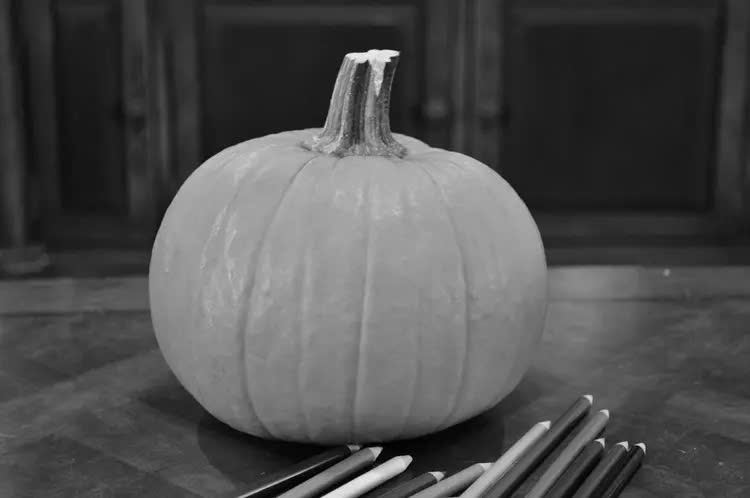
#> input picture img/pumpkin.png, 750 x 498 px, found by its file name
$ jupyter execute Anhsauloc.ipynb
#> lines starting #> are read from the running program, lines starting #| are printed output that depends on the picture
# ảnh sau lọc

[cell 1]
# butterworth_highpass_duahau.py
# loc thong cao Butterworth cho anh duahau.png va chi hien thi anh sau khi loc

import numpy as np
import matplotlib.pyplot as plt
from PIL import Image

# === a doc anh goc (grayscale) ===
img = Image.open("C:\ImageProcessing\Doan-xulyanh\img\pumpkin.png").convert("L")
f = np.array(img, dtype=np.float64)
P, Q = f.shape
#> P = 498; Q = 750

# === b tao bo loc thong cao Butterworth ===
D0 = 30       # tan so cat
n = 2         # cap cua bo loc

# tao luoi toa do
u = np.arange(P)
#> u = 498 values from 0 to 497
v = np.arange(Q)
#> v = 750 values from 0 to 749
U, V = np.meshgrid(u, v, indexing='ij')

# khoang cach D(u,v) den tam
D = np.sqrt((U - P/2)**2 + (V - Q/2)**2)

# ham loc thong cao Butterworth
H = 1 / (1 + (D0 / (D + 1e-5))**(2 * n))  # cong 1e-5 de tranh chia 0

# === c bien doi Fourier anh goc ===
F = np.fft.fft2(f)
F_shift = np.fft.fftshift(F)

# === d nhan pho anh voi bo loc ===
G_shift = F_shift * H

# === e bien doi nguoc Fourier ===
G = np.fft.ifftshift(G_shift)
g = np.fft.ifft2(G)
g_real = np.real(g)
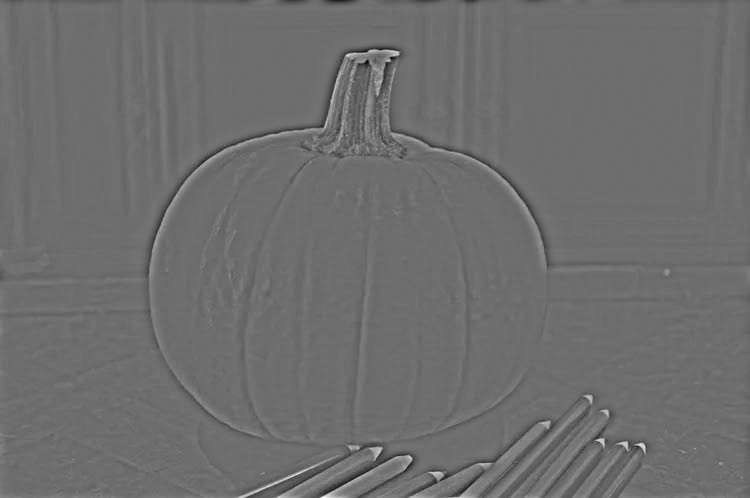
#> g_real: shape (498, 750) float64; min -117.3, max 154.5, mean 0; drawn with min black and max white

# === f chuan hoa ve 0–255 ===
g_min, g_max = g_real.min(), g_real.max()
#> g_min = -117.3; g_max = 154.5
g_norm = (g_real - g_min) / (g_max - g_min) * 255
g_uint8 = np.clip(g_norm, 0, 255).astype(np.uint8)

# === g hien thi anh sau khi loc ===
plt.figure(figsize=(6,6))
plt.title("anh sau khi loc Butterworth highpass")
plt.imshow(g_uint8, cmap='gray')
plt.axis('off')
plt.show()


$ run again, with img/Duahau.png copied over img/pumpkin.png
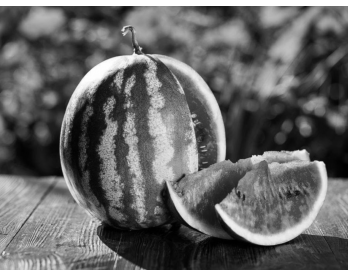
#> input picture img/Duahau.png, 350 x 273 px, found by its file name
#> `g_real = np.real(g)`:
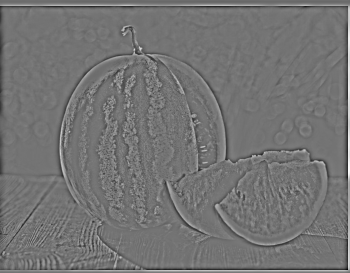
#> g_real: shape (273, 350) float64; min -131.6, max 157.6, mean 0; drawn with min black and max white
#> g_min = -131.6; g_max = 157.6

$ run again, with img/BLPF1.png copied over img/pumpkin.png
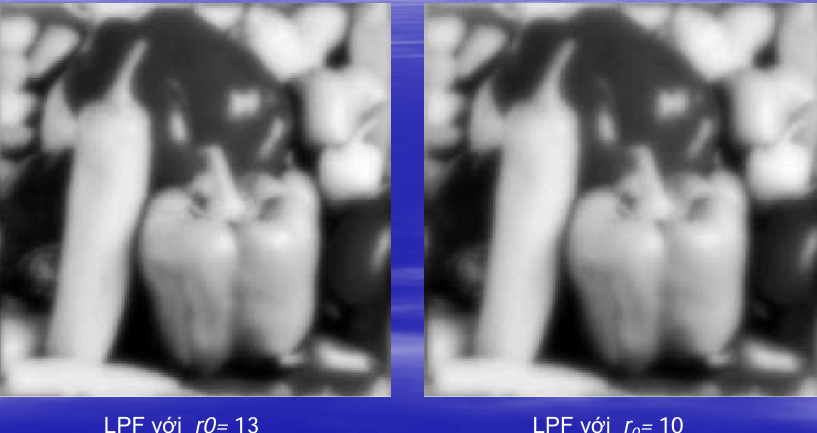
#> input picture img/BLPF1.png, 817 x 433 px, found by its file name
#> `img = Image.open("C:\ImageProcessing\Doan-xulyanh\img\pumpkin.png").co..`:
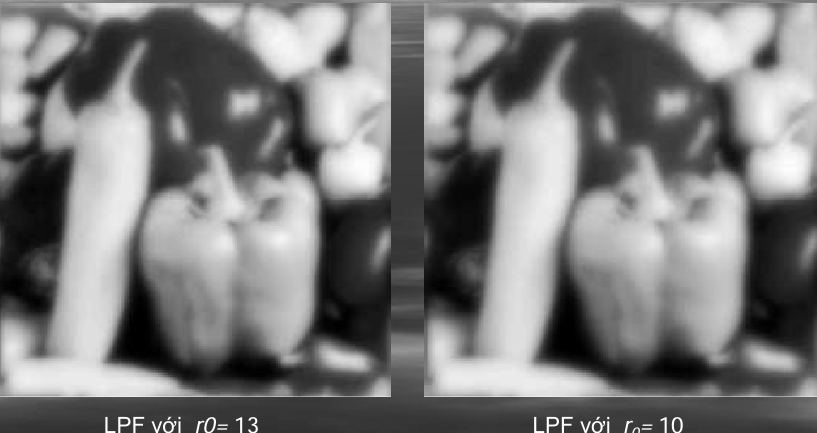
#> img: PIL image 817x433 L; min 0, max 253, mean 122
#> `g_real = np.real(g)`:
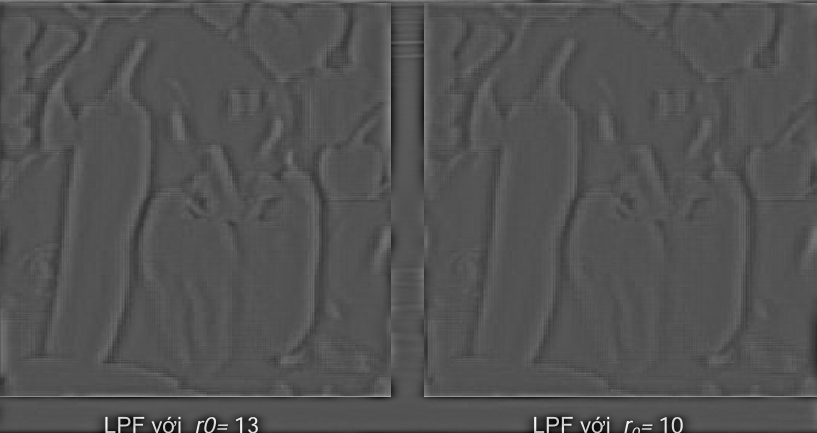
#> g_real: shape (433, 817) float64; min -86.09, max 177.2, mean 0; drawn with min black and max white
#> g_min = -86.09; g_max = 177.2
